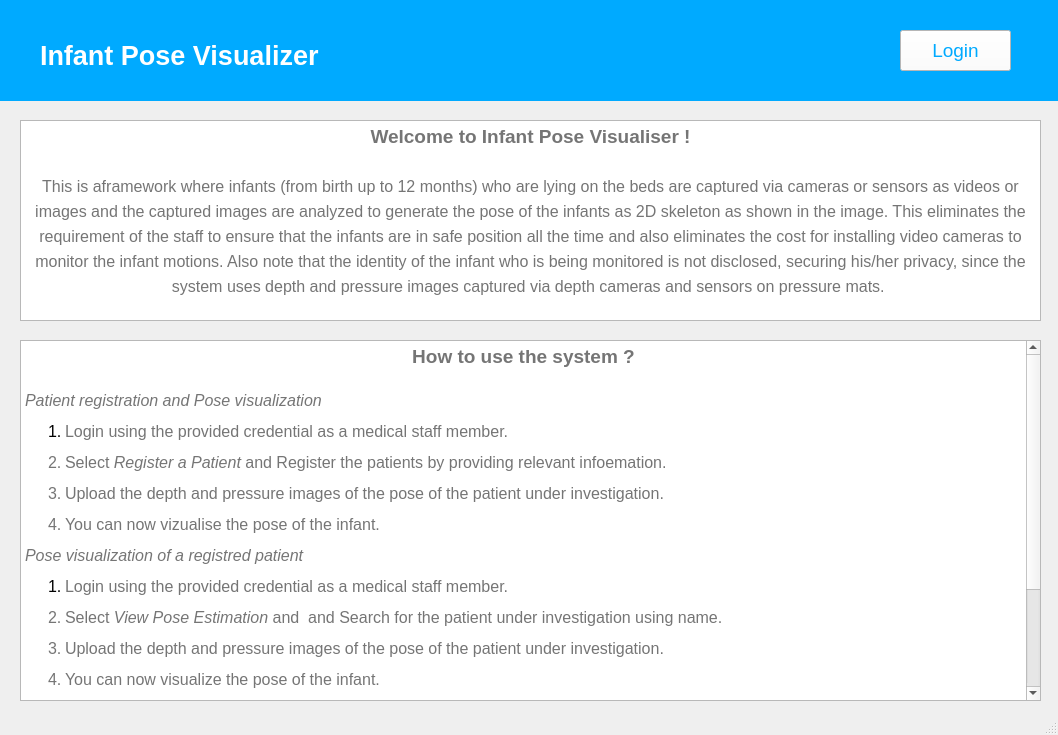
<?xml version="1.0" encoding="UTF-8"?>
<ui version="4.0">
 <class>mainWindow</class>
 <widget class="QMainWindow" name="mainWindow">
  <property name="enabled">
   <bool>true</bool>
  </property>
  <property name="geometry">
   <rect>
    <x>0</x>
    <y>0</y>
    <width>1058</width>
    <height>735</height>
   </rect>
  </property>
  <property name="minimumSize">
   <size>
    <width>1058</width>
    <height>735</height>
   </size>
  </property>
  <property name="maximumSize">
   <size>
    <width>1058</width>
    <height>735</height>
   </size>
  </property>
  <property name="windowTitle">
   <string>Infant Pose Visualizer</string>
  </property>
  <property name="animated">
   <bool>true</bool>
  </property>
  <widget class="QWidget" name="centralwidget">
   <widget class="TopBar" name="topBar" native="true">
    <property name="geometry">
     <rect>
      <x>0</x>
      <y>0</y>
      <width>1061</width>
      <height>101</height>
     </rect>
    </property>
    <property name="autoFillBackground">
     <bool>false</bool>
    </property>
    <property name="styleSheet">
     <string notr="true">background-color : rgb(0, 170, 255)</string>
    </property>
    <widget class="QPushButton" name="loginButton">
     <property name="geometry">
      <rect>
       <x>900</x>
       <y>30</y>
       <width>111</width>
       <height>41</height>
      </rect>
     </property>
     <property name="font">
      <font>
       <pointsize>14</pointsize>
      </font>
     </property>
     <property name="styleSheet">
      <string notr="true">background-color: rgb(255, 255, 255); color: rgb(0, 170, 255)</string>
     </property>
     <property name="text">
      <string>Login</string>
     </property>
    </widget>
    <widget class="QLabel" name="mainLabel">
     <property name="geometry">
      <rect>
       <x>40</x>
       <y>40</y>
       <width>311</width>
       <height>31</height>
      </rect>
     </property>
     <property name="font">
      <font>
       <pointsize>20</pointsize>
       <weight>75</weight>
       <bold>true</bold>
      </font>
     </property>
     <property name="styleSheet">
      <string notr="true">font-weight: bold; color: rgb(255, 255, 255)</string>
     </property>
     <property name="text">
      <string>Infant Pose Visualizer</string>
     </property>
    </widget>
   </widget>
   <widget class="QTextEdit" name="introText">
    <property name="geometry">
     <rect>
      <x>20</x>
      <y>120</y>
      <width>1021</width>
      <height>201</height>
     </rect>
    </property>
    <property name="html">
     <string>&lt;!DOCTYPE HTML PUBLIC &quot;-//W3C//DTD HTML 4.0//EN&quot; &quot;http://www.w3.org/TR/REC-html40/strict.dtd&quot;&gt;
&lt;html&gt;&lt;head&gt;&lt;meta name=&quot;qrichtext&quot; content=&quot;1&quot; /&gt;&lt;style type=&quot;text/css&quot;&gt;
p, li { white-space: pre-wrap; }
&lt;/style&gt;&lt;/head&gt;&lt;body style=&quot; font-family:'MS Shell Dlg 2'; font-size:8.25pt; font-weight:400; font-style:normal;&quot;&gt;
&lt;p align=&quot;center&quot; style=&quot; margin-top:0px; margin-bottom:0px; margin-left:0px; margin-right:0px; -qt-block-indent:0; text-indent:0px;&quot;&gt;&lt;span style=&quot; font-size:14pt; font-weight:600; color:#757575;&quot;&gt;Welcome to Infant Pose Visualiser !&lt;/span&gt;&lt;/p&gt;
&lt;p align=&quot;center&quot; style=&quot;-qt-paragraph-type:empty; margin-top:0px; margin-bottom:0px; margin-left:0px; margin-right:0px; -qt-block-indent:0; text-indent:0px; font-size:14pt; font-weight:600; color:#757575;&quot;&gt;&lt;br /&gt;&lt;/p&gt;
&lt;p align=&quot;center&quot; style=&quot; margin-top:0px; margin-bottom:0px; margin-left:0px; margin-right:0px; -qt-block-indent:0; text-indent:0px; line-height:25px;&quot;&gt;&lt;span style=&quot; font-size:12pt; color:#757575;&quot;&gt;This is aframework where infants (from birth up to 12 months) who are lying on the beds are captured via cameras or sensors as videos or images and the captured images are analyzed to generate the pose of the infants as 2D skeleton as shown in the image. This eliminates the requirement of the staff to ensure that the infants are in safe position all the time and also eliminates the cost for installing video cameras to monitor the infant motions. Also note that the identity of the infant who is being monitored is not disclosed, securing his/her privacy, since the system uses depth and pressure images captured via depth cameras and sensors on pressure mats. &lt;/span&gt;&lt;/p&gt;
&lt;p align=&quot;center&quot; style=&quot;-qt-paragraph-type:empty; margin-top:0px; margin-bottom:0px; margin-left:0px; margin-right:0px; -qt-block-indent:0; text-indent:0px; font-size:12pt; color:#757575;&quot;&gt;&lt;br /&gt;&lt;/p&gt;&lt;/body&gt;&lt;/html&gt;</string>
    </property>
   </widget>
   <widget class="QTextEdit" name="helpText">
    <property name="geometry">
     <rect>
      <x>20</x>
      <y>340</y>
      <width>1021</width>
      <height>361</height>
     </rect>
    </property>
    <property name="html">
     <string>&lt;!DOCTYPE HTML PUBLIC &quot;-//W3C//DTD HTML 4.0//EN&quot; &quot;http://www.w3.org/TR/REC-html40/strict.dtd&quot;&gt;
&lt;html&gt;&lt;head&gt;&lt;meta name=&quot;qrichtext&quot; content=&quot;1&quot; /&gt;&lt;style type=&quot;text/css&quot;&gt;
p, li { white-space: pre-wrap; }
&lt;/style&gt;&lt;/head&gt;&lt;body style=&quot; font-family:'MS Shell Dlg 2'; font-size:8.25pt; font-weight:400; font-style:normal;&quot;&gt;
&lt;p align=&quot;center&quot; style=&quot; margin-top:0px; margin-bottom:0px; margin-left:0px; margin-right:0px; -qt-block-indent:0; text-indent:0px;&quot;&gt;&lt;span style=&quot; font-size:14pt; font-weight:600; color:#757575;&quot;&gt;How to use the system ?&lt;/span&gt;&lt;/p&gt;
&lt;p align=&quot;center&quot; style=&quot;-qt-paragraph-type:empty; margin-top:0px; margin-bottom:0px; margin-left:0px; margin-right:0px; -qt-block-indent:0; text-indent:0px; font-size:14pt; font-weight:600; color:#757575;&quot;&gt;&lt;br /&gt;&lt;/p&gt;
&lt;p style=&quot; margin-top:0px; margin-bottom:0px; margin-left:0px; margin-right:0px; -qt-block-indent:0; text-indent:0px;&quot;&gt;&lt;span style=&quot; font-size:12pt; font-style:italic; color:#757575;&quot;&gt;Patient registration and Pose visualization&lt;/span&gt;&lt;/p&gt;
&lt;ol style=&quot;margin-top: 0px; margin-bottom: 0px; margin-left: 0px; margin-right: 0px; -qt-list-indent: 1;&quot;&gt;&lt;li style=&quot; font-size:12pt;&quot; align=&quot;justify&quot; style=&quot; margin-top:12px; margin-bottom:0px; margin-left:0px; margin-right:0px; -qt-block-indent:0; text-indent:0px;&quot;&gt;&lt;span style=&quot; color:#757575;&quot;&gt;Login using the provided credential as a medical staff member.&lt;/span&gt;&lt;/li&gt;
&lt;li style=&quot; font-size:12pt; color:#757575;&quot; align=&quot;justify&quot; style=&quot; margin-top:12px; margin-bottom:0px; margin-left:0px; margin-right:0px; -qt-block-indent:0; text-indent:0px;&quot;&gt;Select &lt;span style=&quot; font-style:italic;&quot;&gt;Register a Patient&lt;/span&gt; and Register the patients by providing relevant infoemation.&lt;/li&gt;
&lt;li style=&quot; font-size:12pt; color:#757575;&quot; align=&quot;justify&quot; style=&quot; margin-top:12px; margin-bottom:0px; margin-left:0px; margin-right:0px; -qt-block-indent:0; text-indent:0px;&quot;&gt;Upload the depth and pressure images of the pose of the patient under investigation.&lt;/li&gt;
&lt;li style=&quot; font-size:12pt; color:#757575;&quot; align=&quot;justify&quot; style=&quot; margin-top:12px; margin-bottom:0px; margin-left:0px; margin-right:0px; -qt-block-indent:0; text-indent:0px;&quot;&gt;You can now vizualise the pose of the infant.&lt;/li&gt;&lt;/ol&gt;
&lt;p align=&quot;justify&quot; style=&quot; margin-top:12px; margin-bottom:0px; margin-left:0px; margin-right:0px; -qt-block-indent:0; text-indent:0px;&quot;&gt;&lt;span style=&quot; font-size:12pt; font-style:italic; color:#757575;&quot;&gt;Pose visualization of a registred patient&lt;/span&gt;&lt;/p&gt;
&lt;ol style=&quot;margin-top: 0px; margin-bottom: 0px; margin-left: 0px; margin-right: 0px; -qt-list-indent: 1;&quot;&gt;&lt;li style=&quot; font-size:12pt;&quot; align=&quot;justify&quot; style=&quot; margin-top:12px; margin-bottom:0px; margin-left:0px; margin-right:0px; -qt-block-indent:0; text-indent:0px;&quot;&gt;&lt;span style=&quot; color:#757575;&quot;&gt;Login using the provided credential as a medical staff member.&lt;/span&gt;&lt;/li&gt;
&lt;li style=&quot; font-size:12pt; color:#757575;&quot; align=&quot;justify&quot; style=&quot; margin-top:12px; margin-bottom:0px; margin-left:0px; margin-right:0px; -qt-block-indent:0; text-indent:0px;&quot;&gt;Select &lt;span style=&quot; font-style:italic;&quot;&gt;View Pose Estimation&lt;/span&gt; and  and Search for the patient under investigation using name.&lt;/li&gt;
&lt;li style=&quot; font-size:12pt; color:#757575;&quot; align=&quot;justify&quot; style=&quot; margin-top:12px; margin-bottom:0px; margin-left:0px; margin-right:0px; -qt-block-indent:0; text-indent:0px;&quot;&gt;Upload the depth and pressure images of the pose of the patient under investigation.&lt;/li&gt;
&lt;li style=&quot; font-size:12pt; color:#757575;&quot; align=&quot;justify&quot; style=&quot; margin-top:12px; margin-bottom:0px; margin-left:0px; margin-right:0px; -qt-block-indent:0; text-indent:0px;&quot;&gt;You can now visualize the pose of the infant.&lt;/li&gt;&lt;/ol&gt;
&lt;p align=&quot;justify&quot; style=&quot; margin-top:12px; margin-bottom:0px; margin-left:0px; margin-right:0px; -qt-block-indent:0; text-indent:0px;&quot;&gt;&lt;span style=&quot; font-size:12pt; font-style:italic; color:#757575;&quot;&gt;Pose visualization of a registred patient&lt;/span&gt;&lt;/p&gt;
&lt;ol style=&quot;margin-top: 0px; margin-bottom: 0px; margin-left: 0px; margin-right: 0px; -qt-list-indent: 1;&quot;&gt;&lt;li style=&quot; font-size:12pt;&quot; align=&quot;justify&quot; style=&quot; margin-top:12px; margin-bottom:0px; margin-left:0px; margin-right:0px; -qt-block-indent:0; text-indent:0px;&quot;&gt;&lt;span style=&quot; color:#757575;&quot;&gt;Login using the provided credential as a medical staff member.&lt;/span&gt;&lt;/li&gt;
&lt;li style=&quot; font-size:12pt; color:#757575;&quot; align=&quot;justify&quot; style=&quot; margin-top:12px; margin-bottom:0px; margin-left:0px; margin-right:0px; -qt-block-indent:0; text-indent:0px;&quot;&gt;Select &lt;span style=&quot; font-style:italic;&quot;&gt;View Pose Estimation&lt;/span&gt; and  and Search for the patient under investigation using name.&lt;/li&gt;
&lt;li style=&quot; font-size:12pt; color:#757575;&quot; align=&quot;justify&quot; style=&quot; margin-top:12px; margin-bottom:0px; margin-left:0px; margin-right:0px; -qt-block-indent:0; text-indent:0px;&quot;&gt;Upload the depth and pressure images of the pose of the patient under investigation.&lt;/li&gt;
&lt;li style=&quot; font-size:12pt; color:#757575;&quot; align=&quot;justify&quot; style=&quot; margin-top:12px; margin-bottom:0px; margin-left:0px; margin-right:0px; -qt-block-indent:0; text-indent:0px;&quot;&gt;You can now visualize the pose of the infant.&lt;/li&gt;&lt;/ol&gt;&lt;/body&gt;&lt;/html&gt;</string>
    </property>
   </widget>
   <widget class="QStackedWidget" name="stackedWidget">
    <property name="geometry">
     <rect>
      <x>130</x>
      <y>120</y>
      <width>120</width>
      <height>80</height>
     </rect>
    </property>
    <widget class="QWidget" name="page"/>
    <widget class="QWidget" name="page_2"/>
   </widget>
  </widget>
  <widget class="QMenuBar" name="menubar">
   <property name="geometry">
    <rect>
     <x>0</x>
     <y>0</y>
     <width>1058</width>
     <height>21</height>
    </rect>
   </property>
  </widget>
  <widget class="QStatusBar" name="statusbar"/>
 </widget>
 <customwidgets>
  <customwidget>
   <class>TopBar</class>
   <extends>QWidget</extends>
   <header>topbar.h</header>
   <container>1</container>
  </customwidget>
 </customwidgets>
 <resources/>
 <connections/>
</ui>
